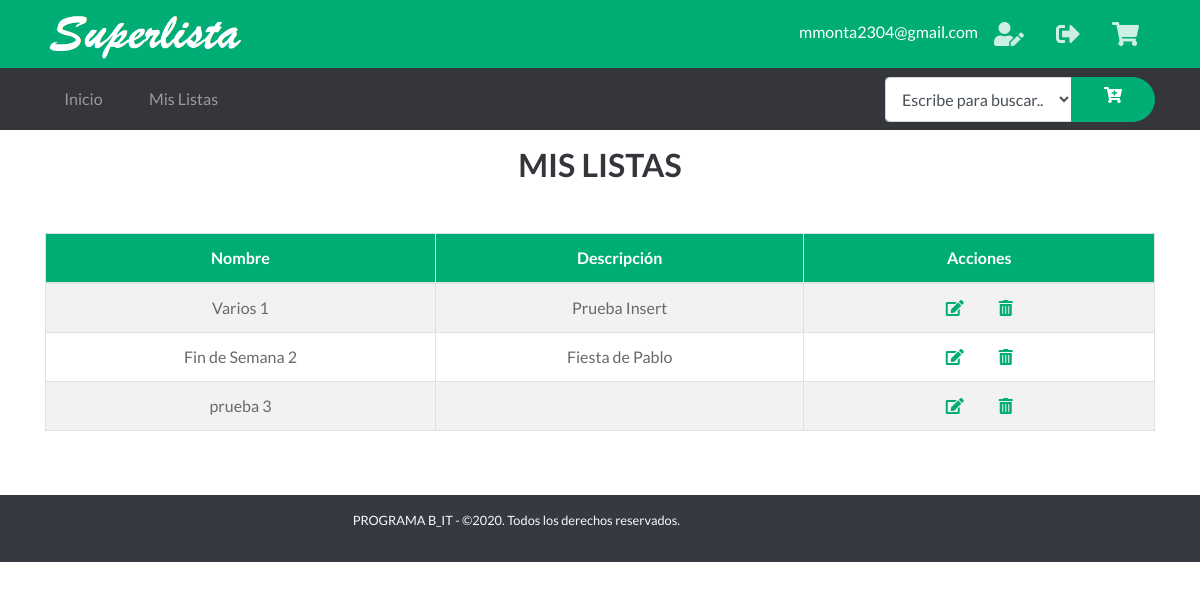
The page /MisListas (signed in) on the database as committed earlier.
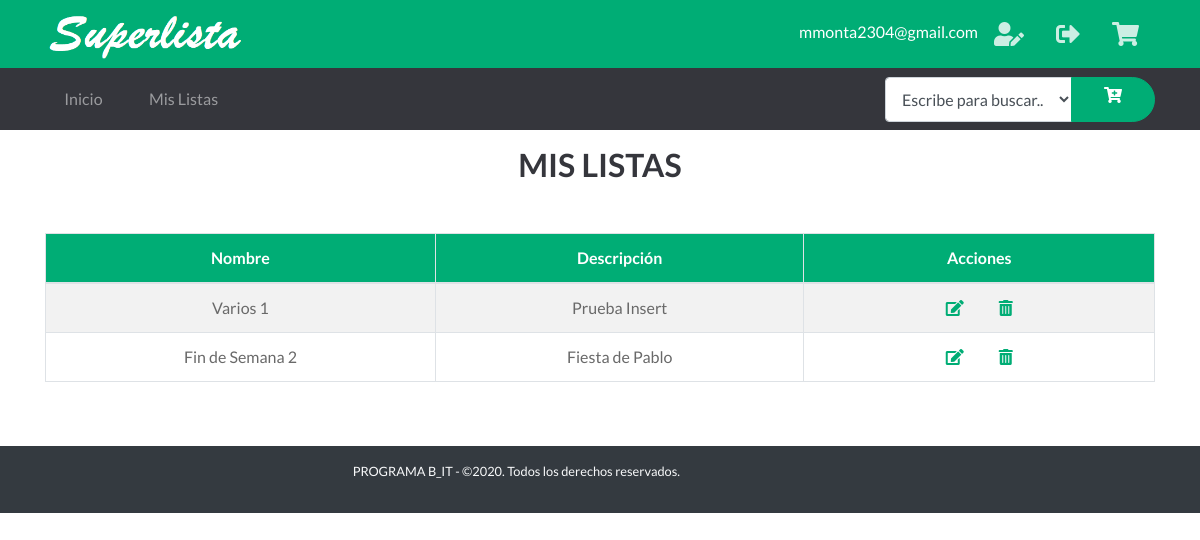
The same page on the database as committed later.
### tables this page shows
CREATE TABLE "Listas" (
	"Id"	INTEGER NOT NULL PRIMARY KEY AUTOINCREMENT UNIQUE,
	"UsuarioId"	INTEGER NOT NULL,
	"Nombre"	TEXT,
	"Descripcion"	TEXT,
	FOREIGN KEY("UsuarioId") REFERENCES "Usuarios"("Id")
);

### app.py (the view)
@app.route('/MisListas')  # Ruta Mis Listas
def MisListas():
    if 'nombre' in session:
        id = session['id']
        db = get_db()
        cur = db.cursor()
        find_lists = (
            "SELECT Id, Nombre, Descripcion FROM Listas WHERE UsuarioId = ?")
        cur.execute(find_lists, [(id)])
        resultado = [dict(Id=row[0], Nombre=row[1], Descripcion=row[2])
                     for row in cur.fetchall()]
        db.close()
        return render_template('mis_listas.html', listas=resultado)
    else:
        return redirect("/")

### app.py (called while the page is built)
def get_db():
    db = getattr(g, '_database', None)
    if db is None:
        db = g._database = sqlite3.connect('database1.db')
    return db

@app.teardown_appcontext
def close_connection(exception):
    db = getattr(g, '_database', None)
    if db is not None:
        db.close()

### templates/mis_listas.html
{% extends "layout_logged_in.html" %}
{% block content %}
<section id="mislistas">
    <header class="py-3 text-secondary text-center position-relative">
        <h2 class="display-6 font-weight-bold">MIS LISTAS</h2>
    </header>
    <br>
    <div class="container">
        <div class="row">
            <div class="col-12 col-lg-12 text-center">
                <table class="table table-bordered table-striped ">
                    <thead class="table bg-primary text-white ">
                      <tr>
                        <th scope="col">Nombre</th>
                        <th scope="col">Descripción</th>
                        <th scope="col">Acciones</th>
                      </tr>
                    </thead>
                    <tbody>
                      {% for lista in listas %}
                        <tr>
                            <td>{{ lista.Nombre }}</td>
                            <td>{{ lista.Descripcion }}</td>
                            <td>
                                <a href="/EditarLista/{{lista.Id}}"><i class="fas fa-edit text-primary px-3"></i></a>
                                <a href="/DeleteLista/{{lista.Id}}"><i class="fas fa-trash-alt text-primary px-3"></i></a>
                            </td>
                        </tr>
                      {% endfor %}
                    </tbody>
                  </table>
            </div>
        </div>
    </div>
</section>
{% endblock %}

Rows that differ between the two databases and show on the page:
removed Listas: Nombre "prueba 3"
